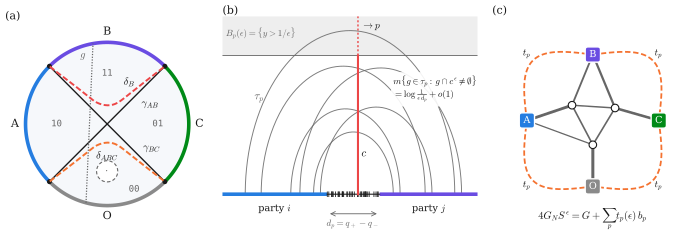

Python code for this plot:
"""Fig. 2: mechanism.
(a) Cut-and-paste on one arrangement of minimal cuts (strong subadditivity, local picture on the quotient
    surface, Klein model so that geodesics are straight).  Cells carry bit strings (x_AB, x_BC); the outputs
    delta_B and delta_ABC are boundaries of unions of cells, resolved at the vertex.  A test geodesic g
    crosses the inputs at least as often as the outputs.
(b) The endpoint class tau_p in the half-plane chart with the marked point p at infinity.  Every geodesic of
    tau_p has its feet on both sides of [q_-, q_+], which contains everything else on the ideal boundary; it
    crosses the cut arc ending at p exactly once.
(c) The resulting graph: a finite cell graph realising G, plus one edge of weight t_p(eps) per entangling
    point p joining the parties adjacent at p.
Usage: python3 fig2_mechanism.py <output.pdf>
"""
import sys, os
import numpy as np
import matplotlib.pyplot as plt
from matplotlib.patches import Circle, Rectangle, FancyBboxPatch
sys.path.insert(0, os.path.dirname(os.path.abspath(__file__)))
import style
style.apply()
out = sys.argv[1] if len(sys.argv) > 1 else "fig2_mechanism.pdf"

PARTY = {"A": style.BLUE, "B": style.VIOLET, "C": style.GREEN, "O": style.GRAY}
fig, axs = plt.subplots(1, 3, figsize=(7.0, 2.35), gridspec_kw=dict(width_ratios=[1.0, 1.25, 1.0]))

# ---------------- (a) ----------------
ax = axs[0]
def pt(deg, r=1.0): return np.array([r * np.cos(np.radians(deg)), r * np.sin(np.radians(deg))])
ax.add_patch(Circle((0, 0), 1, color="#f6f8fb", lw=0, zorder=0))
arcs = {"A": (135, 225), "B": (45, 135), "C": (-45, 45), "O": (225, 315)}
for nm, (t0, t1) in arcs.items():
    tt = np.radians(np.linspace(t0, t1, 60))
    ax.plot(np.cos(tt), np.sin(tt), color=PARTY[nm], lw=2.6, solid_capstyle="butt", zorder=3)
    m = pt((t0 + t1) / 2, 1.13)
    ax.text(*m, nm, ha="center", va="center", fontsize=8, color=style.INK)
for d in (45, 135, 225, 315):
    ax.plot(*pt(d), "o", ms=2.6, color=style.INK, zorder=4)
# a funnel (hole) of the quotient surface in the O-cell
ax.add_patch(Circle((0.0, -0.58), 0.13, color="white", ec=style.INK2, lw=0.8, ls=(0, (3, 2)), zorder=2))
ax.text(0.0, -0.58, r"$\cdot$", ha="center", va="center", color=style.INK2)
# inputs: gamma_AB from 225 to 45, gamma_BC from 135 to 315 (straight in the Klein model)
for (d0, d1), lab, off in (((225, 45), r"$\gamma_{AB}$", (0.42, 0.24)), ((135, 315), r"$\gamma_{BC}$", (0.44, -0.30))):
    P, Q = pt(d0), pt(d1)
    ax.plot([P[0], Q[0]], [P[1], Q[1]], color=style.INK, lw=1.0, zorder=3)
    ax.text(*off, lab, fontsize=7.5, ha="left", va="center")
# outputs: resolve at the vertex (origin)
def resolved(d0, d1, corner, k=60):
    """boundary of a union of cells, pushed off the vertex: P -> corner -> Q with a rounded corner"""
    P, Q, C = pt(d0, 0.995), pt(d1, 0.995), np.array(corner)
    s = np.linspace(0, 1, k)
    a = np.outer(1 - s, P) + np.outer(s, C)
    b = np.outer(1 - s, C) + np.outer(s, Q)
    pts = np.vstack([a[:-8], b[8:]])
    from scipy.interpolate import splprep, splev
    tck, _ = splprep(pts.T, s=0.0008, k=3)
    return np.array(splev(np.linspace(0, 1, 300), tck)).T
dB = resolved(135, 45, (0.0, 0.16))
dABC = resolved(225, 315, (0.0, -0.16))
ax.plot(dB[:, 0], dB[:, 1], color=style.RED, lw=1.4, ls=(0, (3, 1.3)), zorder=4)
ax.plot(dABC[:, 0], dABC[:, 1], color=style.ORANGE, lw=1.4, ls=(0, (3, 1.3)), zorder=4)
ax.text(0.27, 0.47, r"$\delta_{B}$", color=style.INK, fontsize=7.5, ha="center")
ax.text(0.0, -0.40, r"$\delta_{ABC}$", color=style.INK, fontsize=7.5, ha="center", va="center")
for xy, b in (((-0.62, 0.0), "10"), ((0.0, 0.62), "11"), ((0.62, 0.0), "01"), ((0.33, -0.80), "00")):
    ax.text(*xy, b, fontsize=6.5, color=style.INK2, ha="center", va="center", family="monospace")
# a test geodesic
P, Q = pt(255), pt(100)
ax.plot([P[0], Q[0]], [P[1], Q[1]], color=style.INK2, lw=0.9, ls=(0, (1, 1.2)), zorder=3)
ax.text(-0.33, 0.80, r"$g$", fontsize=7.5, color=style.INK2)
ax.set_xlim(-1.25, 1.25); ax.set_ylim(-1.25, 1.25); ax.set_aspect("equal"); ax.axis("off")
ax.set_title("(a)", loc="left", fontsize=8, pad=1)

# ---------------- (b) ----------------
ax = axs[1]
qm, qp, x0, Y = -1.0, 1.3, 0.35, 3.9
ax.axhspan(Y, 5.0, color="#eeeeee", lw=0, zorder=0)
ax.text(-5.45, Y + 0.62, r"$B_p(\epsilon)=\{y>1/\epsilon\}$", fontsize=6.5, color=style.INK2, va="center")
ax.axhline(Y, color=style.INK2, lw=0.6, zorder=1)
ax.plot([-5.6, qm], [0, 0], color=PARTY["A"], lw=2.6, solid_capstyle="butt", zorder=3)
ax.plot([qp, 5.6], [0, 0], color=PARTY["B"], lw=2.6, solid_capstyle="butt", zorder=3)
ax.plot([qm, qp], [0, 0], color=style.INK, lw=0.8, zorder=3)
rng = np.random.default_rng(3)
dust = np.sort(rng.uniform(qm, qp, 40))
ax.plot(dust, np.zeros_like(dust), "|", ms=4, color=style.INK, mew=0.6, zorder=4)
ax.text(-3.3, -0.42, r"party $i$", fontsize=7, ha="center", va="center")
ax.text(3.45, -0.42, r"party $j$", fontsize=7, ha="center", va="center")
ax.annotate("", xy=(qm, -0.55), xytext=(qp, -0.55), arrowprops=dict(arrowstyle="<->", lw=0.6, color=style.INK2))
ax.text((qm + qp) / 2, -0.85, r"$d_p=q_+-q_-$", fontsize=6.5, ha="center", va="center", color=style.INK2)
for (a, b) in ((-1.6, 1.9), (-2.6, 2.2), (-1.3, 3.6), (-3.9, 3.3), (-2.2, 4.9), (-4.6, 4.6)):
    c, r = (a + b) / 2, (b - a) / 2
    th = np.linspace(0, np.pi, 200)
    xx, yy = c + r * np.cos(th), r * np.sin(th)
    ax.plot(xx, np.minimum(yy, 10), color=style.INK2, lw=0.7, alpha=0.85, zorder=2)
ax.text(-4.2, 2.65, r"$\tau_p$", fontsize=8, color=style.INK2)
ax.plot([x0, x0], [0, Y], color=style.RED, lw=1.5, zorder=5)
ax.plot([x0, x0], [Y, 5.0], color=style.RED, lw=1.0, ls=(0, (1.5, 1.5)), zorder=5)
ax.text(x0 + 0.15, 1.05, r"$c$", color=style.INK, fontsize=8)
ax.text(x0 + 0.15, 4.65, r"$\to p$", color=style.INK, fontsize=7)
ax.text(1.9, 2.95, r"$m\{g\in\tau_p:\,g\cap c^{\epsilon}\neq\emptyset\}$" "\n" r"$=\log\frac{1}{\epsilon\, d_p}+o(1)$",
        fontsize=6.5, ha="left", va="center", color=style.INK,
        bbox=dict(boxstyle="round,pad=0.25", fc="white", ec="none", alpha=0.9))
ax.set_xlim(-5.6, 5.6); ax.set_ylim(-1.05, 5.0); ax.axis("off")
ax.set_title("(b)", loc="left", fontsize=8, pad=1)

# ---------------- (c) ----------------
ax = axs[2]
term = {"A": (-0.95, 0.0), "B": (0.0, 0.95), "C": (0.95, 0.0), "O": (0.0, -0.95)}
internal = {"u": (-0.30, 0.22), "v": (0.32, 0.18), "w": (0.0, -0.35)}
edges = [("A", "u", 2.2), ("B", "u", 1.2), ("B", "v", 1.6), ("C", "v", 2.0), ("u", "v", 0.8), ("u", "w", 1.0),
         ("v", "w", 1.0), ("O", "w", 2.4), ("A", "w", 0.6)]
pos = {**term, **internal}
for a, b, w in edges:
    ax.plot([pos[a][0], pos[b][0]], [pos[a][1], pos[b][1]], color=style.INK2, lw=0.5 + 0.7 * w, zorder=2,
            solid_capstyle="round")
# Bell-pair edges: one per entangling point, joining the two parties adjacent there
bell = [("A", "B", 0.55), ("B", "C", 0.55), ("C", "O", 0.55), ("O", "A", 0.55)]
for a, b, bend in bell:
    P, Q = np.array(pos[a]), np.array(pos[b])
    mid = (P + Q) / 2; n = mid / np.linalg.norm(mid)
    s = np.linspace(0, 1, 100)
    curve = np.outer(1 - s, P) + np.outer(s, Q) + np.outer(bend * np.sin(np.pi * s), n)
    ax.plot(curve[:, 0], curve[:, 1], color=style.ORANGE, lw=1.3, ls=(0, (3, 1.5)), zorder=1)
    lab = mid + (bend + 0.12) * n
    ax.text(*lab, r"$t_p$", fontsize=7, ha="center", va="center", color=style.INK)
for nm, (x, y) in term.items():
    ax.add_patch(FancyBboxPatch((x - 0.11, y - 0.11), 0.22, 0.22, boxstyle="round,pad=0.0,rounding_size=0.04",
                                fc=PARTY[nm], ec="white", lw=1.0, zorder=4))
    ax.text(x, y, nm, fontsize=7, color="white", ha="center", va="center", zorder=5)
for nm, (x, y) in internal.items():
    ax.add_patch(Circle((x, y), 0.055, fc="white", ec=style.INK, lw=0.8, zorder=4))
ax.text(0.0, -1.42, r"$4G_N S^{\epsilon}=G+\sum_p t_p(\epsilon)\,b_p$", fontsize=7.5, ha="center", va="center")
ax.set_xlim(-1.45, 1.45); ax.set_ylim(-1.6, 1.5); ax.set_aspect("equal"); ax.axis("off")
ax.set_title("(c)", loc="left", fontsize=8, pad=1)

fig.subplots_adjust(left=0.005, right=0.995, top=0.93, bottom=0.01, wspace=0.06)
fig.savefig(out)
